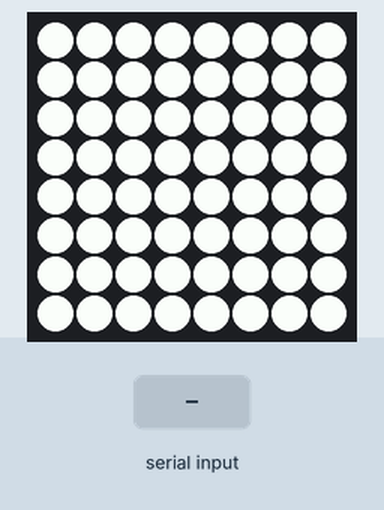
Bench run of a program on a simulated Raspberry Pi (BCM pin numbers) with a Sense HAT. Parts: the Sense HAT's 8×8 RGB LED matrix. The inputs (shaded band) are chosen by the test bench. Files the program writes start out absent; random numbers come from a fixed seed; what the program prints to the terminal is not drawn.

Above: at 1.2 s.

The program:

reaction_times.py
```python
#Investigating stopping distances of cars
#Spencer Organ - KESH Academy


from sense_hat import SenseHat
sense = SenseHat()
import time
import sys
import random

sense.clear(255,255,255)

b = (0,0,0)
r = (255,0,0)
g = (0,255,0)
w = (255,255,255)

red_on = [
b,b,w,w,w,w,b,b,
b,b,w,r,r,w,b,b,
b,b,w,r,r,w,b,b,
b,b,w,w,w,w,b,b,
b,b,w,w,w,w,b,b,
b,b,w,b,b,w,b,b,
b,b,w,b,b,w,b,b,
b,b,w,w,w,w,b,b
]

green_on = [
b,b,w,w,w,w,b,b,
b,b,w,b,b,w,b,b,
b,b,w,b,b,w,b,b,
b,b,w,w,w,w,b,b,
b,b,w,w,w,w,b,b,
b,b,w,g,g,w,b,b,
b,b,w,g,g,w,b,b,
b,b,w,w,w,w,b,b
]

print ("Reaction time investigation" + '\n')
print ("This game will simulate the thinking distance component of stopping distance")
file_name = input("What is your class name ")
class_size = float(input("How many students in the class "))
speed = float(input("What is your speed in miles per hour "))

f = open(file_name, "w")

counter = 1

while counter <= class_size:

        student_name = input ("What is your name ")
        print ("Instruction", '\n', "As soon as you see the green traffic light turn red press the button on the Sense HAT")
        message1 = input("Press the button when you are ready to start")
        sense.set_pixels(green_on)
        wait = random.randint(3,10)
        time.sleep(wait)
        sense.clear(0,0,0)
        sense.set_pixels(red_on)
        start = time.time()
        message1 = input("Press the button")
        sense.clear(0,0,0)
        end = time.time()
        elapsed = end - start
        print ("You took " + str(round(elapsed,2)) + " seconds to press the button")
        distance = round(((speed * 0.44704)*elapsed),2)
        print ("At " + str(speed) + " miles per hour you would have travelled " + str(distance) + " m")

## Write the data to the file and repeat for the next student in the class

        f.write (str(counter) + "|")
        f.write (str(speed) + "|")
        f.write (student_name + "|")
        f.write (str(round(elapsed,2)) + "|")
        f.write (str(distance) + "\n")
        counter +=1

f.close()
sense.clear(0,0,0)
```
